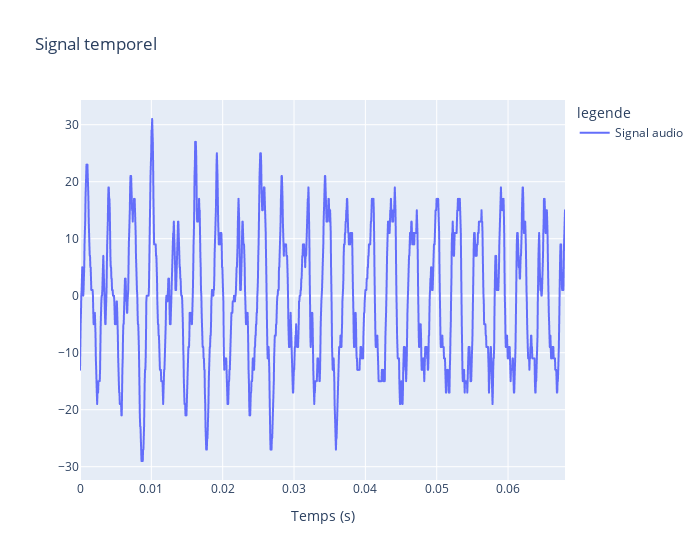

The cell this chart's notebook holds for it:
### Code cell
# affichage du signal s
Npts_to_plot = N

df_s = pd.DataFrame({'x': ts[:Npts_to_plot], 'y': s[:Npts_to_plot], 'legende':'Signal audio'})
fig = px.line(df_s, x='x',  y='y', color='legende', labels={'x':'Temps (s)', 'y':''}, title='Signal temporel', width=700)
fig.show()

### Figure 1 — Plotly figure (JSON) as saved in the notebook; plotly's stock layout.template omitted (floating-point values rounded to 4 significant figures; data arrays with more than 128 entries replaced by an {"elided": "..."} marker saying what was removed)
{"data": [{"hovertemplate": "legende=Signal audio<br>Temps (s)=%{x}<br>=%{y}<extra></extra>", "legendgroup": "Signal audio", "line": {"color": "#636efa", "dash": "solid"}, "marker": {"symbol": "circle"}, "mode": "lines", "name": "Signal audio", "showlegend": true, "type": "scattergl", "x": {"elided": "1500 float values"}, "xaxis": "x", "y": {"elided": "1500 int values"}, "yaxis": "y"}], "layout": {"legend": {"title": {"text": "legende"}, "tracegroupgap": 0}, "title": {"text": "Signal temporel"}, "width": 700, "xaxis": {"anchor": "y", "domain": [0, 1], "title": {"text": "Temps (s)"}}, "yaxis": {"anchor": "x", "domain": [0, 1], "title": {"text": ""}}}}
